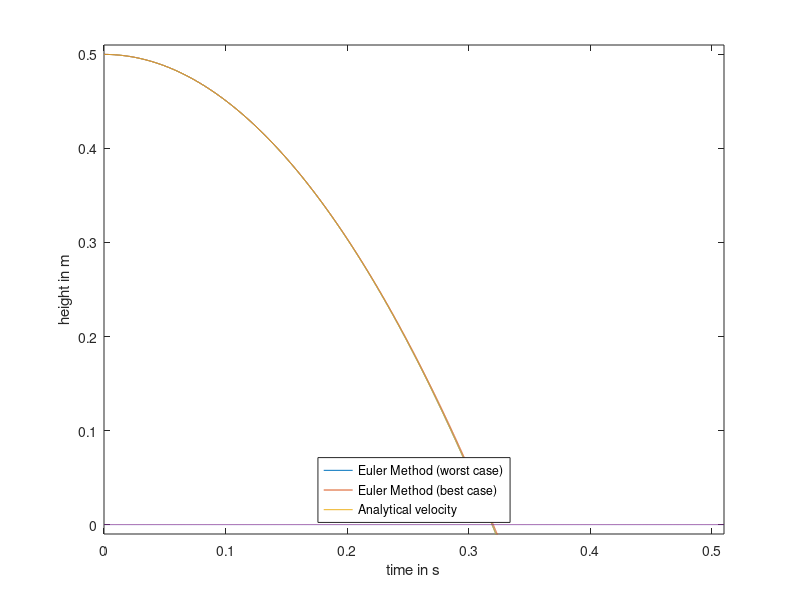

Recreate this plot in MATLAB.
% Beregning af det frie fald, med og uden luftmodstand

V0=0;               % initial speed
h0=0.5;             % initial height
m=0.197;            % mass in kg

g=9.82;             % gravity acceleration kg/m3
rho=1.225;          % Air density
A_w=0.00064;          % Object area (small cross-section)
A_b=0.01201;          % Object area (large cross-section)
cw=1.05;            % Numerical drag coefficient
k_w=0.5*cw*rho*A_w; % Coefficient
k_b=0.5*cw*rho*A_b; % Coefficient

N=5100;             % Time step

%(worst case - least amount of drag)
V_w=zeros(1,N);     % Speed 
h_w=zeros(1,N);     % height at a given point
V_w(1)=V0;          % assign initial velocity
h_w(1)=h0;          % assign initial height

%(Best case - most amount of drag)
V_b=zeros(1,N);     % Speed
h_b=zeros(1,N);     % height at a given point
V_b(1)=V0;          % assign initial velocity
h_b(1)=h0;          % assign initial height

% fall with no drag accounted
h_fald=zeros(1,N);  % height at a given point with drag neglected

deltat=0.0001;      % incremental timestep
t=(0:N-1)*deltat;   % Time span intended to be plottet
u=t-t;              % line at y=0
%vterminal=sqrt(g*m/k_w); % Terminal velocity


for i=1:N-1
V_w(i+1)=V_w(i)+deltat*(g-(k_w*V_w(i)^2)/m);

h_w(i+1)=h_w(i)-V_w(i)*deltat;

V_b(i+1)=V_b(i)+deltat*(g-(k_b*V_b(i)^2)/m);

h_b(i+1)=h_b(i)-V_b(i)*deltat;

h_fald=-(1/2)*g*t.^2+h0;
end

plot(t,h_w,t,h_b,t,h_fald,t,u);

    set(gca,'xlim',[0,0.51],'ylim',[-0.01,0.51]);
    xlabel('time in s');
    ylabel('height in m');
    legend ('Euler Method (worst case)','Euler Method (best case)','Analytical velocity','location','south');
    